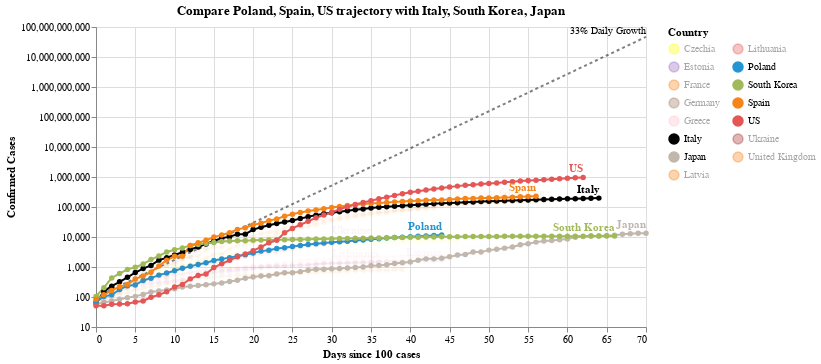

The notebook cell saved with this chart:
### Code cell
#hide_input
chart2 = make_since_chart(['Poland', 'Spain', 'US'])
chart2

### Figure 1 — Vega-Lite specification as saved in the notebook (floating-point values rounded to 4 significant figures; data arrays with more than 128 entries replaced by an {"elided": "..."} marker saying what was removed)
{"config": {"view": {"continuousWidth": 400, "continuousHeight": 300}}, "layer": [{"mark": {"type": "line", "color": "black", "opacity": 0.5, "strokeDash": [3, 3]}, "encoding": {"x": {"type": "quantitative", "field": "Days since 100 cases"}, "y": {"type": "quantitative", "field": "Confirmed Cases"}}}, {"mark": {"type": "text", "align": "right", "dy": -6, "fontSize": 10, "text": "33% Daily Growth"}, "encoding": {"x": {"type": "quantitative", "field": "Days since 100 cases"}, "y": {"type": "quantitative", "field": "Confirmed Cases"}}, "transform": [{"filter": "(datum['Days since 100 cases'] >= 70)"}]}, {"data": {"name": "data-0e9b0f6815613332706c91ac41e01c24"}, "mark": {"type": "line", "point": true}, "encoding": {"color": {"type": "nominal", "field": "Country", "legend": {"columns": 2}, "scale": {"domain": ["Czechia", "Estonia", "France", "Germany", "Greece", "Italy", "Japan", "Latvia", "Lithuania", "Poland", "South Korea", "Spain", "US", "Ukraine", "United Kingdom"], "range": ["yellow", "#9467bd", "#F58518", "#9D755D", "pink", "black", "#C1B7AD", "#F58518", "#E45756", "#2495D3", "#A1BA59", "#F58518", "#E45756", "brown", "#F58518"]}}, "opacity": {"condition": {"value": 1, "selection": "selector004"}, "value": 0.05}, "tooltip": [{"type": "nominal", "field": "Country"}, {"type": "temporal", "field": "Date"}, {"type": "quantitative", "field": "Confirmed Cases"}, {"type": "quantitative", "field": "Days since 100 cases"}], "x": {"type": "quantitative", "field": "Days since 100 cases"}, "y": {"type": "quantitative", "field": "Confirmed Cases", "scale": {"type": "log"}}}, "selection": {"selector004": {"type": "multi", "fields": ["Country"], "bind": "legend", "init": [{"Country": "Poland"}, {"Country": "Spain"}, {"Country": "US"}, {"Country": "Italy"}, {"Country": "South Korea"}, {"Country": "Japan"}]}}, "width": 550}, {"data": {"name": "data-0e9b0f6815613332706c91ac41e01c24"}, "mark": {"type": "text", "align": "right", "dy": -8, "fontWeight": "bold"}, "encoding": {"color": {"type": "nominal", "field": "Country", "legend": {"columns": 2}, "scale": {"domain": ["Czechia", "Estonia", "France", "Germany", "Greece", "Italy", "Japan", "Latvia", "Lithuania", "Poland", "South Korea", "Spain", "US", "Ukraine", "United Kingdom"], "range": ["yellow", "#9467bd", "#F58518", "#9D755D", "pink", "black", "#C1B7AD", "#F58518", "#E45756", "#2495D3", "#A1BA59", "#F58518", "#E45756", "brown", "#F58518"]}}, "opacity": {"condition": {"value": 1, "selection": "selector004"}, "value": 0.05}, "text": {"type": "nominal", "field": "Country"}, "tooltip": [{"type": "nominal", "field": "Country"}, {"type": "temporal", "field": "Date"}, {"type": "quantitative", "field": "Confirmed Cases"}, {"type": "quantitative", "field": "Days since 100 cases"}], "x": {"type": "quantitative", "field": "Days since 100 cases"}, "y": {"type": "quantitative", "field": "Confirmed Cases", "scale": {"type": "log"}}}, "transform": [{"filter": "(datum['Date'] >= 1587859200000)"}], "width": 550}], "data": {"name": "data-d5276c24790f743b3f5c40ddfbd27d02"}, "title": "Compare Poland, Spain, US trajectory with Italy, South Korea, Japan", "$schema": "https://vega.github.io/schema/vega-lite/v4.0.2.json", "datasets": {"data-d5276c24790f743b3f5c40ddfbd27d02": [{"Days since 100 cases": 0, "Confirmed Cases": 100.0}, {"Days since 100 cases": 1, "Confirmed Cases": 133.0}, {"Days since 100 cases": 2, "Confirmed Cases": 176.9}, {"Days since 100 cases": 3, "Confirmed Cases": 235.3}, {"Days since 100 cases": 4, "Confirmed Cases": 312.9}, {"Days since 100 cases": 5, "Confirmed Cases": 416.2}, {"Days since 100 cases": 6, "Confirmed Cases": 553.5}, {"Days since 100 cases": 7, "Confirmed Cases": 736.1}, {"Days since 100 cases": 8, "Confirmed Cases": 979.1}, {"Days since 100 cases": 9, "Confirmed Cases": 1302.0}, {"Days since 100 cases": 10, "Confirmed Cases": 1732.0}, {"Days since 100 cases": 11, "Confirmed Cases": 2303.0}, {"Days since 100 cases": 12, "Confirmed Cases": 3064.0}, {"Days since 100 cases": 13, "Confirmed Cases": 4074.0}, {"Days since 100 cases": 14, "Confirmed Cases": 5419.0}, {"Days since 100 cases": 15, "Confirmed Cases": 7207.0}, {"Days since 100 cases": 16, "Confirmed Cases": 9586.0}, {"Days since 100 cases": 17, "Confirmed Cases": 12750.0}, {"Days since 100 cases": 18, "Confirmed Cases": 16960.0}, {"Days since 100 cases": 19, "Confirmed Cases": 22550.0}, {"Days since 100 cases": 20, "Confirmed Cases": 29990.0}, {"Days since 100 cases": 21, "Confirmed Cases": 39890.0}, {"Days since 100 cases": 22, "Confirmed Cases": 53060.0}, {"Days since 100 cases": 23, "Confirmed Cases": 70560.0}, {"Days since 100 cases": 24, "Confirmed Cases": 93850.0}, {"Days since 100 cases": 25, "Confirmed Cases": 124800.0}, {"Days since 100 cases": 26, "Confirmed Cases": 166000.0}, {"Days since 100 cases": 27, "Confirmed Cases": 220800.0}, {"Days since 100 cases": 28, "Confirmed Cases": 293700.0}, {"Days since 100 cases": 29, "Confirmed Cases": 390600.0}, {"Days since 100 cases": 30, "Confirmed Cases": 519500.0}, {"Days since 100 cases": 31, "Confirmed Cases": 690900.0}, {"Days since 100 cases": 32, "Confirmed Cases": 918900.0}, {"Days since 100 cases": 33, "Confirmed Cases": 1222000.0}, {"Days since 100 cases": 34, "Confirmed Cases": 1625000.0}, {"Days since 100 cases": 35, "Confirmed Cases": 2162000.0}, {"Days since 100 cases": 36, "Confirmed Cases": 2875000.0}, {"Days since 100 cases": 37, "Confirmed Cases": 3824000.0}, {"Days since 100 cases": 38, "Confirmed Cases": 5086000.0}, {"Days since 100 cases": 39, "Confirmed Cases": 6764000.0}, {"Days since 100 cases": 40, "Confirmed Cases": 8996000.0}, {"Days since 100 cases": 41, "Confirmed Cases": 11970000.0}, {"Days since 100 cases": 42, "Confirmed Cases": 15910000.0}, {"Days since 100 cases": 43, "Confirmed Cases": 21170000.0}, {"Days since 100 cases": 44, "Confirmed Cases": 28150000.0}, {"Days since 100 cases": 45, "Confirmed Cases": 37440000.0}, {"Days since 100 cases": 46, "Confirmed Cases": 49790000.0}, {"Days since 100 cases": 47, "Confirmed Cases": 66230000.0}, {"Days since 100 cases": 48, "Confirmed Cases": 88080000.0}, {"Days since 100 cases": 49, "Confirmed Cases": 117100000.0}, {"Days since 100 cases": 50, "Confirmed Cases": 155800000.0}, {"Days since 100 cases": 51, "Confirmed Cases": 207200000.0}, {"Days since 100 cases": 52, "Confirmed Cases": 275600000.0}, {"Days since 100 cases": 53, "Confirmed Cases": 366600000.0}, {"Days since 100 cases": 54, "Confirmed Cases": 487500000.0}, {"Days since 100 cases": 55, "Confirmed Cases": 648400000.0}, {"Days since 100 cases": 56, "Confirmed Cases": 862400000.0}, {"Days since 100 cases": 57, "Confirmed Cases": 1147000000.0}, {"Days since 100 cases": 58, "Confirmed Cases": 1525000000.0}, {"Days since 100 cases": 59, "Confirmed Cases": 2029000000.0}, {"Days since 100 cases": 60, "Confirmed Cases": 2698000000.0}, {"Days since 100 cases": 61, "Confirmed Cases": 3589000000.0}, {"Days since 100 cases": 62, "Confirmed Cases": 4773000000.0}, {"Days since 100 cases": 63, "Confirmed Cases": 6348000000.0}, {"Days since 100 cases": 64, "Confirmed Cases": 8443000000.0}, {"Days since 100 cases": 65, "Confirmed Cases": 11230000000.0}, {"Days since 100 cases": 66, "Confirmed Cases": 14940000000.0}, {"Days since 100 cases": 67, "Confirmed Cases": 19860000000.0}, {"Days since 100 cases": 68, "Confirmed Cases": 26420000000.0}, {"Days since 100 cases": 69, "Confirmed Cases": 35140000000.0}, {"Days since 100 cases": 70, "Confirmed Cases": 46730000000.0}], "data-0e9b0f6815613332706c91ac41e01c24": {"elided": "795 records"}}}
